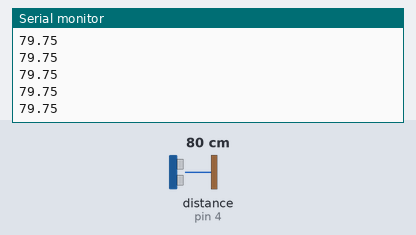
A sketch run on a simulated Arduino Uno, built with avr-gcc and run on an emulated ATmega328P. Shown: the last lines printed to the serial monitor. Wiring (inferred from the names in the program): ultrasonic range finder: trigger pin 3; echo pin 4. The inputs (shaded band) are chosen by the test bench; at power-on: distance to the obstacle (sensor on pin 4) 80 cm. The echo pulse lasts 58.3 µs per cm; no radio packets arrive unless stated.

Above: at 1.2 s.
1.3 s: distance to the obstacle (sensor on pin 4) set to 2 cm
At 2.0 s:
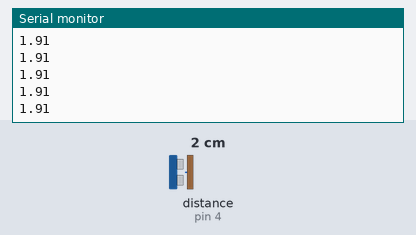
2.8 s: distance to the obstacle (sensor on pin 4) set to 4 cm
At 3.8 s:
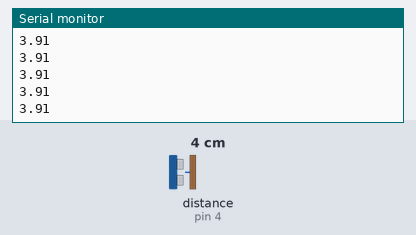
Timing chart, 0 to 5.8 s (numbered marks = the images above; inputs shaded):
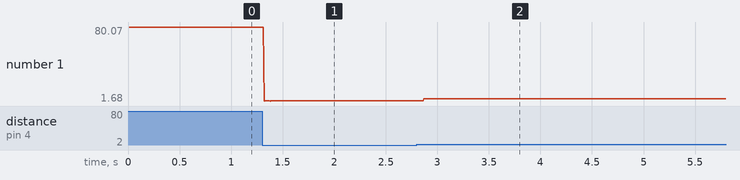

The sketch:

TransceiverSonar.ino
```cpp
#include <SPI.h>
#include <nRF24L01.h>
#include <RF24.h>

const int CE_PIN = 9;
const int CSN_PIN = 10;

const int trigPin = 3;
const int echoPin = 4;

const double c = 20; // temperature in Cº
const double soundSpeed = 331.3 + (0.6 * c); // approximate speed of sound (in m/s) at temperature c

const byte slaveAddress[5] = {'R','x','A','A','A'};

RF24 radio(CE_PIN, CSN_PIN); // Create a Radio

void setup() {
  pinMode(trigPin, OUTPUT); // pin to send waves
  pinMode(echoPin, INPUT); // pin to recieve echo waves
  Serial.begin(9600);
  radio.begin();
  radio.setDataRate( RF24_250KBPS );
  radio.setRetries(3,5); // delay, count
  radio.openWritingPipe(slaveAddress);
}

long t;
double d;

void loop() {
    d = readSonarDistance();
    Serial.println(d);
    sendData((byte*)&d, sizeof(d));
}

double readSonarDistance() {
    // resets the trig pin
    digitalWrite(trigPin, LOW);
    delayMicroseconds(2);
    // sets the trig pin to 1 for 100ms (must set for this long for the sonar to send waves)
    digitalWrite(trigPin, HIGH);
    delayMicroseconds(100);
    digitalWrite(trigPin, LOW);
    // reads the travel time (in micro seconds) of the echo wave from the echo pin
    t = pulseIn(echoPin, HIGH);
    return (t * soundSpeed) / 20000;
}

bool sendData(byte *dataToSend, int len) {
    bool res;
    res = radio.write(dataToSend, len);
    // Always use sizeof() as it gives the size as the number of bytes.
    // For example if dataToSend was an int sizeof() would correctly return 2
    return res;
}
```

Measured:
- after the input at 1.3 s, the serial monitor: prints a new line at once (image 1)
- after the input at 2.8 s, the serial monitor: prints a new line after 0.07 s (image 2)
- plotted number 1: 79.75 → 1.91 after the input at 1.3 s, 1.91 → 3.91 after the input at 2.8 s
